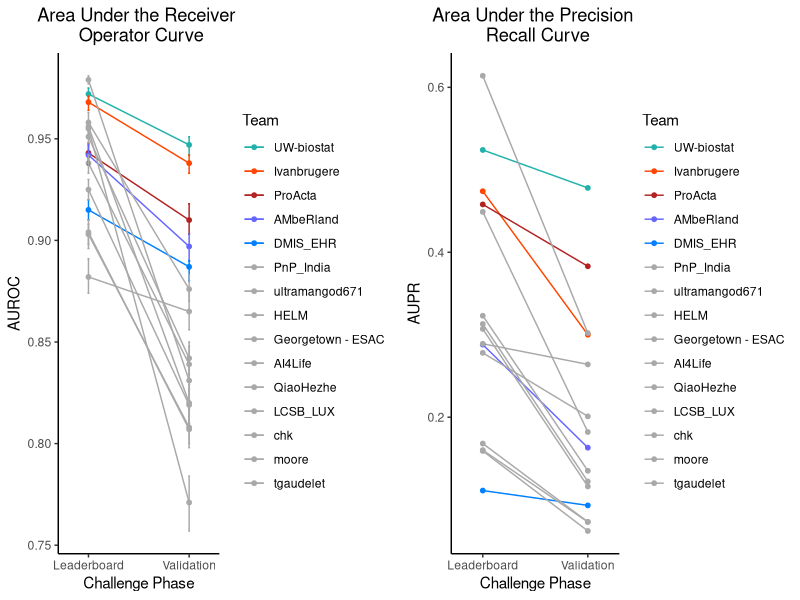
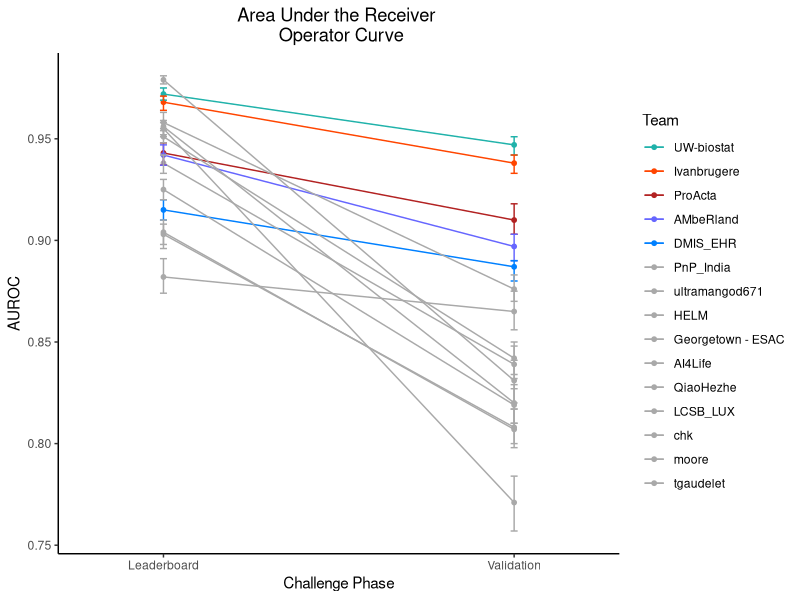
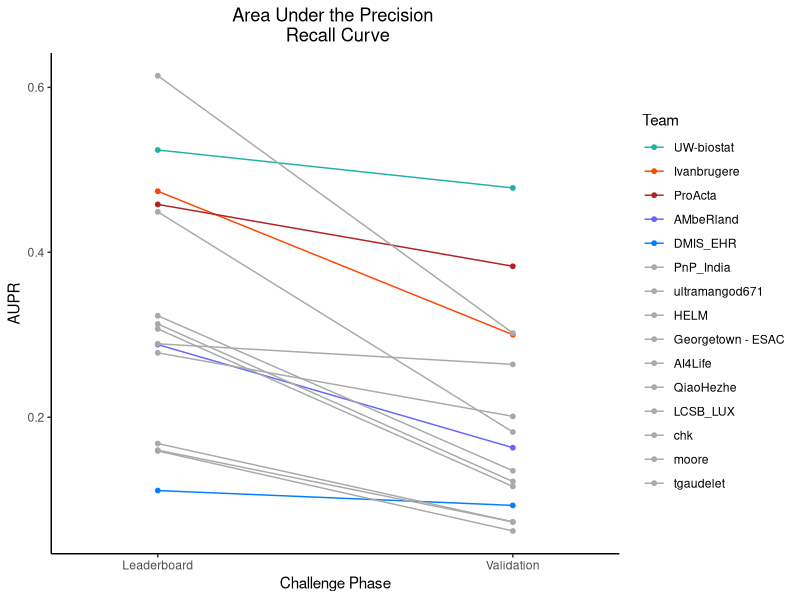

Source code (R) for these figures, in order:
library(ggplot2)
library(gridExtra)

data <- read.csv("data/Table_2_Data.csv")

## Set team order 
data$Team <- factor(data$Team, levels=c('UW-biostat','Ivanbrugere','ProActa','AMbeRland','DMIS_EHR','PnP_India',
                                        'ultramangod671','HELM','Georgetown - ESAC','AI4Life','QiaoHezhe',
                                        'LCSB_LUX','chk','moore','tgaudelet'))

## Generate plot for the Area Under the Receiver Operator Curve changes from Leaderboard to Validation Stage. Includes error bars
p1 <- ggplot(data, aes(x=factor(Challenge.Stage), y=AUROC, group=Team, color=Team)) +
  geom_line() +
  geom_point(size=1.3) +
  geom_errorbar(aes(ymin=Low.95..CI, ymax=High.95..CI), width=.02) + 
  theme_classic() + 
  scale_color_manual(
    breaks=c('UW-biostat','Ivanbrugere','ProActa','AMbeRland','DMIS_EHR','PnP_India',
             'ultramangod671','HELM','Georgetown - ESAC','AI4Life','QiaoHezhe',
             'LCSB_LUX','chk','moore','tgaudelet'),
    values=c('#20B2AA','#FF4500','#B22222','#6666FF','#0080FF','#A9A9A9',
             '#A9A9A9','#A9A9A9','#A9A9A9','#A9A9A9','#A9A9A9',
             '#A9A9A9','#A9A9A9','#A9A9A9','#A9A9A9')) +
  scale_x_discrete(name ="Challenge Phase", labels=c("Leaderboard","Validation"), expand=c(0,0.3)) +
  ggtitle("Area Under the Receiver \n Operator Curve") + theme(plot.title = element_text(hjust = 0.5))


ggsave("AUROC_changes.png", p1, dpi=300)

## Generate plot for the Area Under the Precision Recall Curve changes from Leaderboard to Validation Stage. Error bars not included
p2 <- ggplot(data, aes(x=factor(Challenge.Stage), y=AUPR, group=Team, color=Team)) +
  geom_line() +
  geom_point(size=1.3) +
  theme_classic() + 
  scale_color_manual(
    breaks=c('UW-biostat','Ivanbrugere','ProActa','AMbeRland','DMIS_EHR','PnP_India',
             'ultramangod671','HELM','Georgetown - ESAC','AI4Life','QiaoHezhe',
             'LCSB_LUX','chk','moore','tgaudelet'),
    values=c('#20B2AA','#FF4500','#B22222','#6666FF','#0080FF','#A9A9A9',
             '#A9A9A9','#A9A9A9','#A9A9A9','#A9A9A9','#A9A9A9',
             '#A9A9A9','#A9A9A9','#A9A9A9','#A9A9A9')) +
  scale_x_discrete(name ="Challenge Phase", labels=c("Leaderboard","Validation"), expand=c(0,0.3)) +
  ggtitle("Area Under the Precision \n Recall Curve") + theme(plot.title = element_text(hjust = 0.5))

ggsave("AUPR_changes.png", p2, dpi=300)

grid.arrange(p1, p2, nrow=1)